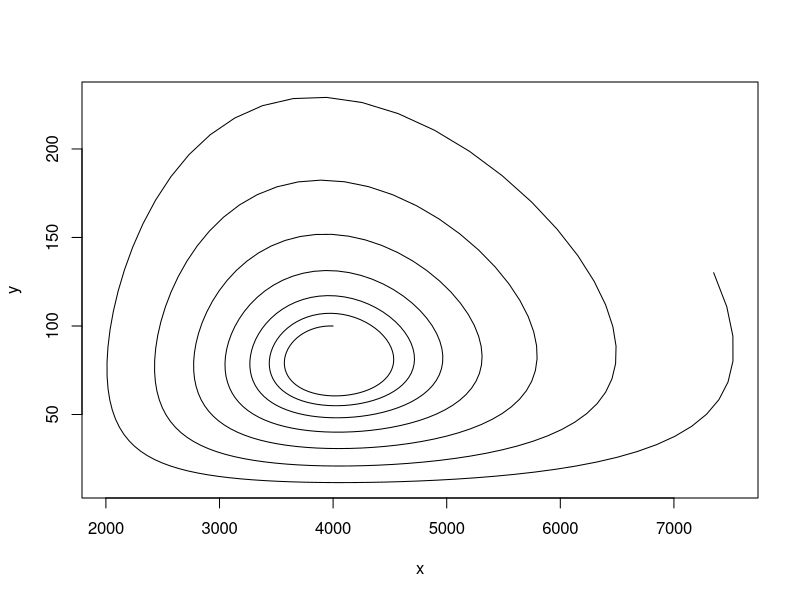

Write R code to recreate this figure.
# programme: spuRs/resources/scripts/predprey2.r

T <- 500
a <- 0.04 # natural growth rate of rabbits in the absence of predation,
c <- 0.2 # natural death rate of foxes in the absence of food (rabbits),
b <- 0.0005 # death rate per encounter of rabbits due to predation,
e <- 0.1 # efficiency of turning predated rabbits into foxes.
x <- 4000
y <- 100
for (i in 1:T) {
  # cat("x =", x[i], " y =", y[i], "\n")
  x.new <- (1+a)*x[i] - b*x[i]*y[i]
  y.new <- (1-c)*y[i] + e*b*x[i]*y[i]
  x[i+1] <- x.new
  y[i+1] <- y.new
}
plot(x, y, type="l")
# text(x, y, 1:T)
